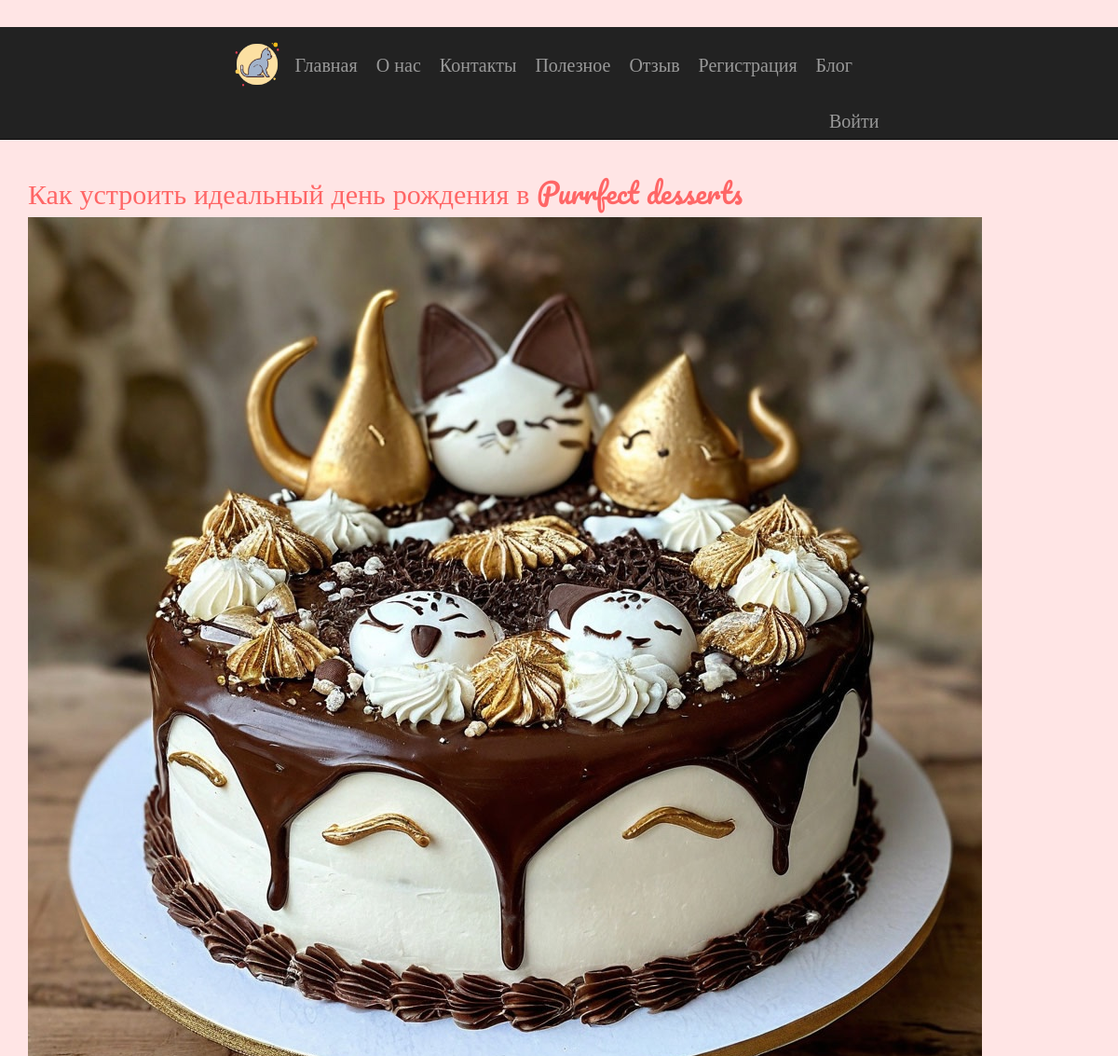
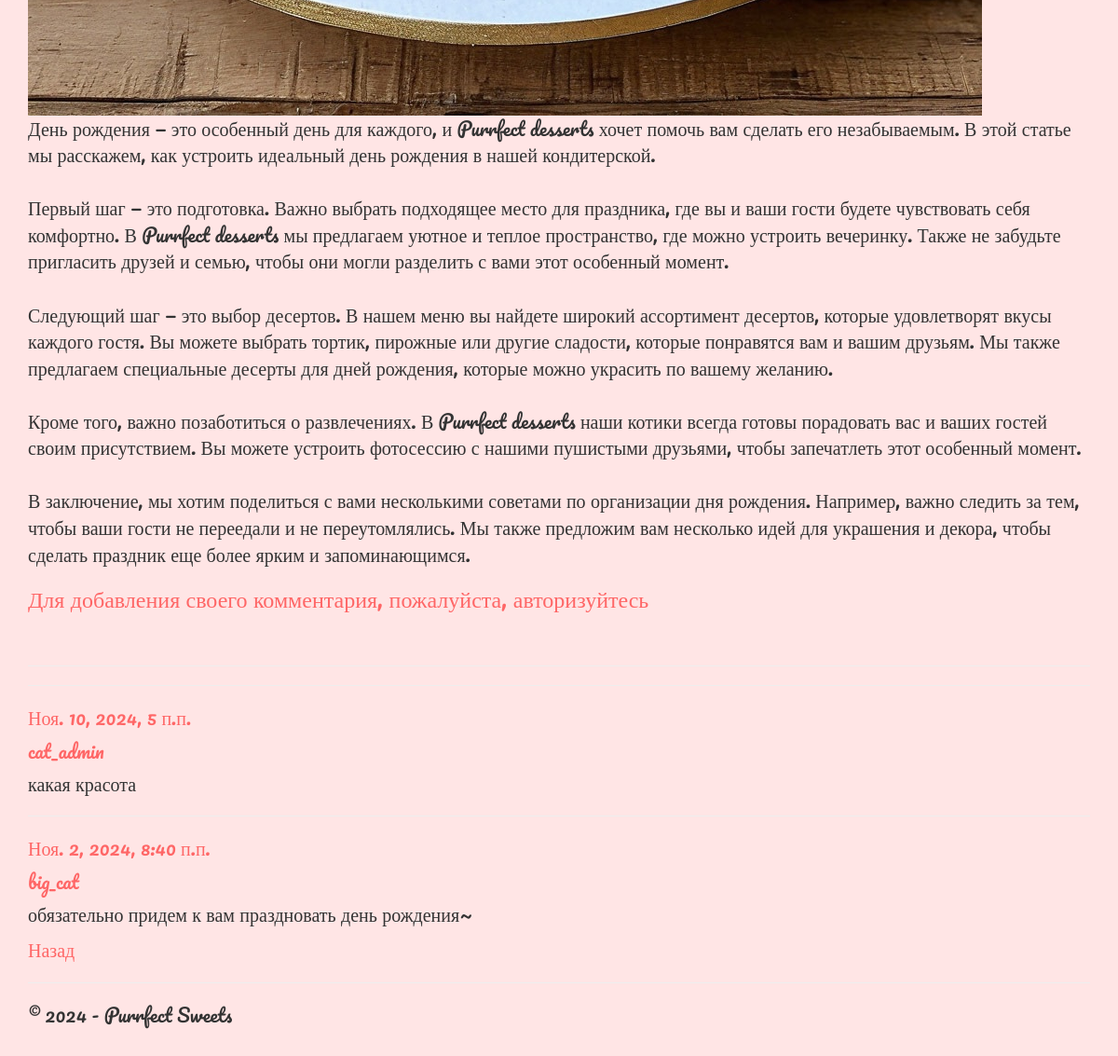
Screenshot of /blogpost/2/ with the database file from the repository (2 pictures, top to bottom).
### app/models.py (models this page shows, shortened)
class Blog(models. Model):
    title = models.CharField(max_length = 100, unique_for_date = "posted", verbose_name = "Заголовок")
    description = models.TextField(verbose_name = "Краткое содержание")
    content = models.TextField(verbose_name = "Полное содержание")
    posted = models.DateTimeField(default = datetime.now(), db_index = True, verbose_name = "Опубликована")
    author = models.ForeignKey(User, null=True, blank=True, on_delete = models.SET_NULL, verbose_name = "Автор")
    image = models.FileField(default = "temp.jpg", verbose_name= "Путь картинкe")
    class Meta:
        db_table = "Posts" #имя таблицы для модели
        ordering = ["-posted"] #порядок сортировки данных в модели ("-" означает по убыванию)
        verbose_name = "статья блога" # имя, под которым модель будет отображаться в административном разделе (для одной статьи блога)
        verbose_name_plural = "статьи блога" # тоже для всех статей блога

class Comment (models.Model):
    text = models.TextField(verbose_name = "Текст комментария")
    date = models.DateTimeField(default = datetime.now(), db_index = True, verbose_name = "Дата комментария")
    author = models.ForeignKey(User, on_delete = models.CASCADE, verbose_name = "Автор комментария")
    post = models.ForeignKey(Blog, on_delete = models.CASCADE, verbose_name = "Статья комментария")
    class Meta:
        db_table = "Comment"
        ordering = ["-date"]
        verbose_name = "Комментарии к статье блога"
        verbose_name_plural = "Комментарии к статьям блога"

### app/views.py (the view)
# urls.py: path('blogpost/<int:parametr>/', views.blogpost, name='blogpost'),
def blogpost(request, parametr):
    assert isinstance(request, HttpRequest)
    post_1 = Blog.objects.get(id=parametr) # запрос на выбор конкретной статьи по параметру
    comments = Comment.objects.filter(post=parametr)
    if request.method == "POST": # после отправки данных формы на сервер методом POST
        form = CommentForm(request.POST)
        if form.is_valid():
            comment_f = form.save(commit=False)
            comment_f.author = request.user # добавляем (так как этого поля нет в форме) в модель Комментария (Comment) в поле автор авторизованного пользователя
            comment_f.date = datetime.now() # добавляем в модель Комментария (Comment) текущую дату
            comment_f.post = Blog.objects.get(id=parametr) # добавляем в модель Комментария (Comment) статью, для которой данный комментарий
            comment_f.save() # сохраняем изменения после добавления полей
            return redirect('blogpost', parametr=post_1.id) # переадресация на ту же страницу статьи после отправки комментария
    else:
        form = CommentForm() # создание формы для ввода комментария
    return render(
        request,
        'app/blogpost.html',
        {
            'post_1': post_1, # передача конкретной статьи в шаблон веб-страницы
            'comments': comments, # передача всех комментариев к данной статье в шаблон веб-страницы
            'form': form, # передача формы добавления комментария в шаблон веб-страницы
            'year':datetime.now().year,
        }
)

### app/templatetags/custom_filters.py (called while the page is built)
@register.filter
def in_group(user, group_name):
    return user.groups.filter(name=group_name).exists()

### app/templates/app/blogpost.html
﻿{% extends "app/layout.html" %}
{% block content %}
<h2> {{post_1.title}} </h2>
{% if post_1.image and post_1.image.url != '/media/temp.jpg' %}
<img src="{{ post_1.image.url }}" alt=" Картинка статьи блога" />
{% endif %}
<p> {{post_1.content|linebreaksbr}} </p>
{% if user.is_authenticated %}
<h3>Добавить комментарий</h3>
<form method="POST">
    {% csrf_token %}
    <div>
        {{form.as_p}}
        <button type="submit" class="save btn btn-default"> Отправить комментарий </button>
    </div>
</form>
{% else %}
<h3> Для добавления своего комментария, пожалуйста, авторизуйтесь </h3>
{% endif %}
<br />
<hr />
{% for comment in comments %}
<hr />
<h7 class="comment-date"> {{comment.date}} </h7>
<h5 class="comment-author"> {{comment.author}} </h5>
<p> {{comment.text|linebreaksbr}} </p>
{% endfor %}
<p> <a href="{% url 'blog' %}" class="back-link">Назад</a></p>
    {% endblock %}

### app/static/app/content/site.css (style rules this page uses)
body { font-family: 'Pacifico', cursive; background-color: #FFE5E5; color: #333; margin: 0; padding: 0; padding-top: 80px; padding-bottom: 20px; font-size: 20px; }
h1, h2, h3, h4, h5, h6 { font-family: 'Pacifico', cursive; color: #FF6666 }
.back-link, .read_more, .comment-date { color: #FF6666; }
.comment-author { font-size: 20px; }
:root { --primary: #ff9ecd; --secondary: #ffd6e7; --accent: #ff7bac; --text: #4a4a4a; }

### rows the page displays
Blog: title "Как устроить идеальный день рождения в Purrfect desserts", image (picture), content "День рождения — это особенный день для каждого, и Purrfect desserts хочет помочь вам сделать его незабываемым. В этой статье мы расскажем, как устроить идеальный день рождения в нашей кондитерской. Первый шаг — это подготовка. Важно выбрать подходящее место для праздника, где вы и ваши гости будете чувствовать себя комфортно. В Purrfect desserts мы предлагаем уютное и теплое пространство, где можно устроить вечеринку. Также не забудьте пригласить друзей и семью, чтобы они могли разделить с вами этот особенный момент. Следующий шаг — это выбор десертов. В нашем меню вы найдете широкий ассортимент десертов, которые удовлетворят вкусы каждого гостя. Вы можете выбрать тортик, пирожные или…"
Comment: date "Ноя. 10, 2024, 5 п.п.", author "cat_admin", text "какая красота"
Comment: date "Ноя. 2, 2024, 8:40 п.п.", author "big_cat", text "обязательно придем к вам праздновать день рождения~"
